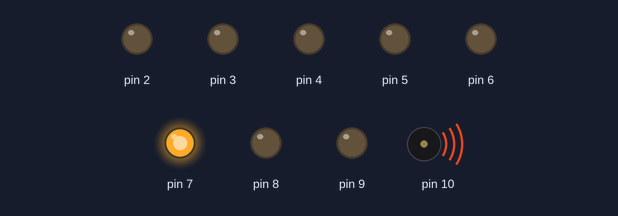
This sketch was run on a simulated Arduino Uno, built with avr-gcc and run on an emulated ATmega328P. Shown: output pins drawn as LEDs (lit = HIGH), buzzer (waves = sounding).

Above: at 0.74 s.
At 4.32 s:
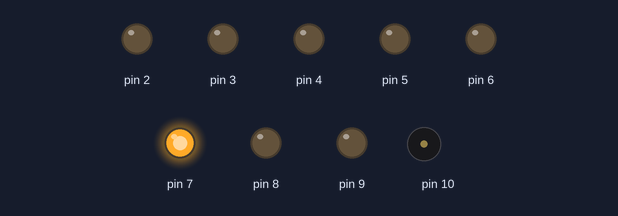
At 8.3 s:
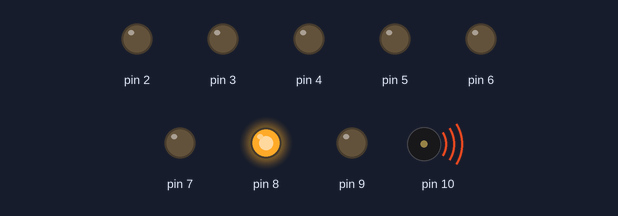
At 15.59 s:
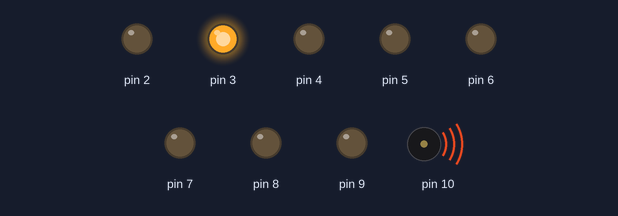
At 26.02 s:
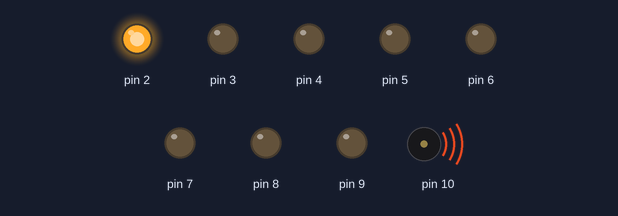
At 39.81 s:
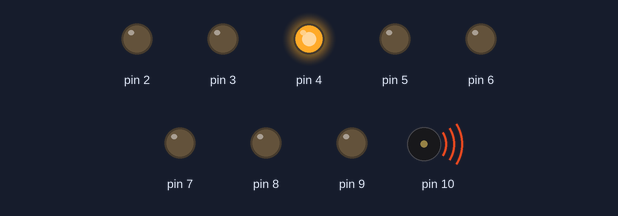
Timing chart, 0 to 40.0 s (numbered marks = the images above):
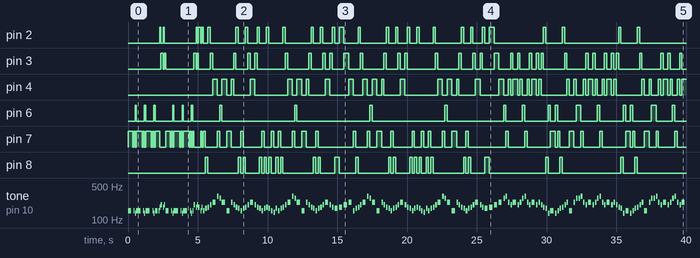

Measured:
- by itself, pin 4: LOW → HIGH at 6.1 s, → LOW 0.34 s later, → HIGH 0.34 s later, → LOW 0.34 s later, … (77 changes in this stretch)
- by itself, pin 8: LOW → HIGH at 5.6 s, → LOW 0.17 s later, → HIGH 2.2 s later, → LOW 0.17 s later, … (52 changes in this stretch)
- by itself, tone on pin 10: plays 155 Hz for 0.23 s, 155 Hz for 0.06 s, 138 Hz for 0.06 s, 155 Hz for 0.06 s, 155 Hz for 0.23 s, 155 Hz for 0.06 s … (208 notes in this stretch)

The sketch:

wk15-1+2.ino
```cpp
int fstones[] = {
  0, 185, 207, 233, 247, 277, 311, 349, 370, 293//293 D4
};
int gtones[] = {
  0, 196, 220, 247, 262, 294, 330, 367, 392, 311//311 D4#
};
int pre[][2] ={
  {6,-1},{0,1},{6,-1},{5,-1},{6,-1}, {6,-1},{0,1},{6,-1},{5,-1},{6,-1},
  {6,-1},{0,1},{6,-1},{5,-1},{6,-1}, {6,-1},{6,-1},{1,0}, {2,0},{1,0},{2,0},
  {6,-1},{0,1},{6,-1},{5,-1},{6,-1}, {6,-1},{0,1},{6,-1},{5,-1},{6,-1},
  {6,-1},{0,1},{6,-1},{5,-1},{6,-1}, {2,0},{1,0},{2,0}, {1,0},{6,-1},{1,0}
};

int me1[][2] = {
  {6,-1},{7,-1},{1,0} ,{2,0},{3,0} ,{6,0} ,{5,0} ,
  {3,0} ,{6,-1},{3,0} ,{2,0},{1,0} ,{7,-1}       ,
  {6,-1},{7,-1},{1,0} ,{2,0},{3,0} ,{2,0} ,{1,0} ,
  {7,-1},{6,-1},{7,-1},{1,0},{7,-1},{6,-1},{9,-1},{7,-1},

  {6,-1},{7,-1},{1,0} ,{2,0},{3,0} ,{6,0} ,{5,0},
  {3,0} ,{6,-1},{3,0} ,{2,0},{1,0} ,{7,-1},
  {6,-1},{7,-1},{1,0} ,{2,0},{3,0} ,{2,0} ,{1,0},
  {7,-1},{1,0} ,{2,0} ,{3,0}

};
int me2[][2]={
  {5,0},{6,0},{3,0},{2,0},{3,0}, {2,0},{3,0},
  {5,0},{6,0},{3,0},{2,0},{3,0}, {2,0},{3,0},
  {2,0},{1,0},{7,-1},{5,-1},{6,-1}, {5,-1},{6,-1},
  {7,-1},{1,0}, {2,0},{3,0}, {6,-1},{3,0}, {5,0},

  {5,0},{6,0},{3,0},{2,0},{3,0}, {2,0},{3,0},
  {5,0},{6,0},{3,0},{2,0},{3,0}, {2,0},{3,0},
  {2,0},{1,0},{7,-1},{5,-1},{6,-1}, {5,-1},{6,-1},
  {7,-1},{1,0}, {2,0},{3,0}, {6,-1},{3,0}, {5,0},

  {5,0},{6,0},{3,0},{2,0},{3,0}, {2,0},{3,0},
  {5,0},{6,0},{3,0},{2,0},{3,0}, {2,0},{3,0},
  {2,0},{1,0},{7,-1},{5,-1},{6,-1}, {5,-1},{6,-1},
  {7,-1},{1,0}, {2,0},{3,0}, {6,-1},{3,0}, {5,0},

  {5,0},{6,0},{3,0},{2,0},{3,0}, {2,0},{3,0},
  {5,0},{6,0},{3,0},{2,0},{3,0}, {6,0},{7,0},
  {1,1},{7,0},{6,0},{5,0},{3,0}, {2,0},{3,0},
  {2,0},{1,0},{7,-1},{5,-1},{6,-1},{3,0},{5,0}
};

int end[][2]={
  {6,-1},{6,-1},{6,-1},{6,-1},{6,-1},{6,-1},{6,-1},{6,-1},
  {6,-1},{6,-1},{6,-1},{6,-1},{6,-1},{6,-1},{6,-1},{6,-1},
  {6,-1},{6,-1},{6,-1},{6,-1},{6,-1},{6,-1},{6,-1},{6,-1},
  {6,-1},{6,-1},{6,-1},{6,-1},{6,-1},{6,-1},{6,-1},{0,0}
};

int lenPre=42;
int noteDurationsPre[] = {
  4,16,16,16,16, 4,16,16,16,16,
  4,16,16,16,16, 8,16,16,8,16,16,
  4,16,16,16,16, 4,16,16,16,16,
  4,16,16,16,16, 8,16,16,8,16,16
};
int len1=28+24;
int noteDurations1[] = {
  8,8,8,8,4,8,8,
  4,4,8,8,8,8,
  8,8,8,8,4,8,8,
  8,8,8,8,8,8,8,8,

  8,8,8,8,4,8,8,
  4,4,8,8,8,8,
  8,8,8,8,4,8,8,
  4,4,4,4
};
int len2=7*4*4;
int noteDurations2[] = {
  8,8,8,8,4,8,8,
  8,8,8,8,4,8,8,
  8,8,8,8,4,8,8,
  8,8,8,8,4,8,8,

  8,8,8,8,4,8,8,
  8,8,8,8,4,8,8,
  8,8,8,8,4,8,8,
  8,8,8,8,4,8,8,

  8,8,8,8,4,8,8,
  8,8,8,8,4,8,8,
  8,8,8,8,4,8,8,
  8,8,8,8,4,8,8,

  8,8,8,8,4,8,8,
  8,8,8,8,4,8,8,
  8,8,8,8,4,8,8,
  8,8,8,8,4,8,8
};
int lenEnd=8*4;
int noteDurationsEnd[] = {
  3,16,8,16,3,16,8,16,
  3,16,8,16,3,16,8,16,
  3,16,8,16,3,16,8,16,
  3,16,8,16,3,16,8,8

};
int FSTone(int i,int s){
  int b = fstones[i];
  while(s>0){
    b*=2;
    s--;
  }
  while(s<0){
    b/=2;
    s++;
  }
  return b;
}

int GTone(int i,int s){
  int a = gtones[i];
  while(s>0){
    a*=2;
    s--;
  }
  while(s<0){
    a/=2;
    s++;
  }
  return a;
}
void PlaySection(int secLen,int melody[][2],int noteDurations[], int len,int (*GetTone)(int,int)){
	for (int i = 0; i < len; i++) {
   	  int noteDuration = secLen/noteDurations[i];
      tone(10, GetTone(melody[i][0],melody[i][1]), noteDuration);
      if(melody[i][0]!=0&&melody[i][0]!=9){digitalWrite(melody[i][0]+1,HIGH);}
      int pauseBetweenNotes = noteDuration * 1.5;
      delay(pauseBetweenNotes);
      noTone(10);
      if(melody[i][0]!=0&&melody[i][0]!=0)digitalWrite(melody[i][0]+1,LOW);
    }
}

void setup() {
  for(byte i=2;i<10;i++)
    pinMode(i,OUTPUT);
}

void loop() {
  PlaySection(900,pre,noteDurationsPre,lenPre,&FSTone);

  PlaySection(900,me1,noteDurations1,len1,&FSTone);
  PlaySection(900,me1,noteDurations1,len1,&FSTone);
  PlaySection(900,me2,noteDurations2,len2,&FSTone);
  PlaySection(940,me2,noteDurations2,len2-2,&GTone);
  PlaySection(910,pre,noteDurationsPre,lenPre,&GTone);
  PlaySection(910,me1,noteDurations1,len1,&GTone);
  PlaySection(910,me2,noteDurations2,len2-2,&GTone);

  PlaySection(900,end,noteDurationsEnd,lenEnd,&FSTone);

  delay(600);
}
```
